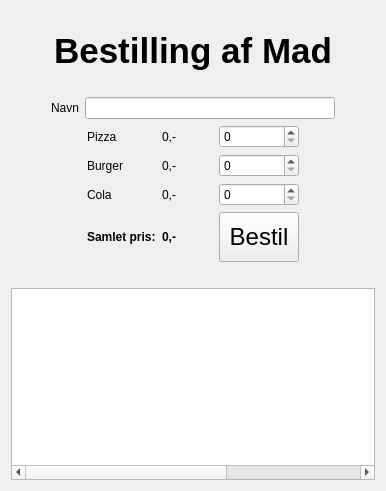
      <widget class="QWidget" name="pgMad">
       <layout class="QGridLayout" name="gridLayout_7">
        <item row="3" column="0">
         <spacer name="verticalSpacer_10">
          <property name="orientation">
           <enum>Qt::Vertical</enum>
          </property>
          <property name="sizeType">
           <enum>QSizePolicy::Fixed</enum>
          </property>
          <property name="sizeHint" stdset="0">
           <size>
            <width>20</width>
            <height>20</height>
           </size>
          </property>
         </spacer>
        </item>
        <item row="1" column="0">
         <spacer name="verticalSpacer_9">
          <property name="orientation">
           <enum>Qt::Vertical</enum>
          </property>
          <property name="sizeType">
           <enum>QSizePolicy::Fixed</enum>
          </property>
          <property name="sizeHint" stdset="0">
           <size>
            <width>20</width>
            <height>20</height>
           </size>
          </property>
         </spacer>
        </item>
        <item row="2" column="0">
         <widget class="QLabel" name="label_7">
          <property name="font">
           <font>
            <pointsize>26</pointsize>
            <weight>75</weight>
            <bold>true</bold>
           </font>
          </property>
          <property name="text">
           <string>Bestilling af Mad</string>
          </property>
          <property name="alignment">
           <set>Qt::AlignCenter</set>
          </property>
         </widget>
        </item>
        <item row="4" column="0">
         <layout class="QHBoxLayout" name="horizontalLayout_5" stretch="0,0,0,0">
          <property name="topMargin">
           <number>0</number>
          </property>
          <item>
           <spacer name="horizontalSpacer_15">
            <property name="orientation">
             <enum>Qt::Horizontal</enum>
            </property>
            <property name="sizeHint" stdset="0">
             <size>
              <width>40</width>
              <height>20</height>
             </size>
            </property>
           </spacer>
          </item>
          <item>
           <widget class="QLabel" name="label_16">
            <property name="text">
             <string>Navn</string>
            </property>
           </widget>
          </item>
          <item>
           <widget class="QLineEdit" name="txtNameMad">
            <property name="sizePolicy">
             <sizepolicy hsizetype="Fixed" vsizetype="Fixed">
              <horstretch>0</horstretch>
              <verstretch>0</verstretch>
             </sizepolicy>
            </property>
            <property name="minimumSize">
             <size>
              <width>250</width>
              <height>0</height>
             </size>
            </property>
           </widget>
          </item>
          <item>
           <spacer name="horizontalSpacer_12">
            <property name="orientation">
             <enum>Qt::Horizontal</enum>
            </property>
            <property name="sizeHint" stdset="0">
             <size>
              <width>40</width>
              <height>20</height>
             </size>
            </property>
           </spacer>
          </item>
         </layout>
        </item>
        <item row="7" column="0">
         <widget class="QTableWidget" name="tblMad">
          <attribute name="horizontalHeaderVisible">
           <bool>false</bool>
          </attribute>
          <attribute name="verticalHeaderVisible">
           <bool>false</bool>
          </attribute>
          <column>
           <property name="text">
            <string>Navn</string>
           </property>
          </column>
          <column>
           <property name="text">
            <string>Pizza</string>
           </property>
          </column>
          <column>
           <property name="text">
            <string>Burger</string>
           </property>
          </column>
          <column>
           <property name="text">
            <string>Cola</string>
           </property>
          </column>
          <column>
           <property name="text">
            <string>Pris</string>
           </property>
          </column>
         </widget>
        </item>
        <item row="5" column="0">
         <layout class="QGridLayout" name="gridLayout_6" rowstretch="0,0,0,0" columnstretch="3,2,2,2,3">
          <property name="topMargin">
           <number>0</number>
          </property>
          <item row="1" column="1">
           <widget class="QLabel" name="label_18">
            <property name="text">
             <string>Burger</string>
            </property>
           </widget>
          </item>
          <item row="3" column="1">
           <widget class="QLabel" name="label_20">
            <property name="font">
             <font>
              <weight>75</weight>
              <bold>true</bold>
             </font>
            </property>
            <property name="text">
             <string>Samlet pris:</string>
            </property>
           </widget>
          </item>
          <item row="0" column="2">
           <widget class="QLabel" name="lblPizza">
            <property name="text">
             <string>0,-</string>
            </property>
           </widget>
          </item>
          <item row="1" column="3">
           <widget class="QSpinBox" name="spinBurger">
            <property name="maximum">
             <number>20</number>
            </property>
           </widget>
          </item>
          <item row="2" column="1">
           <widget class="QLabel" name="label_19">
            <property name="text">
             <string>Cola</string>
            </property>
           </widget>
          </item>
          <item row="0" column="1">
           <widget class="QLabel" name="label_17">
            <property name="text">
             <string>Pizza</string>
            </property>
           </widget>
          </item>
          <item row="1" column="2">
           <widget class="QLabel" name="lblBurger">
            <property name="text">
             <string>0,-</string>
            </property>
           </widget>
          </item>
          <item row="2" column="2">
           <widget class="QLabel" name="lblCola">
            <property name="text">
             <string>0,-</string>
            </property>
           </widget>
          </item>
          <item row="3" column="2">
           <widget class="QLabel" name="lblSamlet">
            <property name="font">
             <font>
              <weight>75</weight>
              <bold>true</bold>
             </font>
            </property>
            <property name="text">
             <string>0,-</string>
            </property>
           </widget>
          </item>
          <item row="0" column="3">
           <widget class="QSpinBox" name="spinPizza">
            <property name="maximum">
             <number>20</number>
            </property>
           </widget>
          </item>
          <item row="2" column="3">
           <widget class="QSpinBox" name="spinCola">
            <property name="maximum">
             <number>20</number>
            </property>
           </widget>
          </item>
          <item row="0" column="4">
           <spacer name="horizontalSpacer_13">
            <property name="orientation">
             <enum>Qt::Horizontal</enum>
            </property>
            <property name="sizeHint" stdset="0">
             <size>
              <width>40</width>
              <height>20</height>
             </size>
            </property>
           </spacer>
          </item>
          <item row="0" column="0">
           <spacer name="horizontalSpacer_14">
            <property name="orientation">
             <enum>Qt::Horizontal</enum>
            </property>
            <property name="sizeHint" stdset="0">
             <size>
              <width>40</width>
              <height>20</height>
             </size>
            </property>
           </spacer>
          </item>
          <item row="3" column="3">
           <widget class="QPushButton" name="btnBestilMad">
            <property name="minimumSize">
             <size>
              <width>0</width>
              <height>50</height>
             </size>
            </property>
            <property name="font">
             <font>
              <pointsize>18</pointsize>
             </font>
            </property>
            <property name="text">
             <string>Bestil</string>
            </property>
           </widget>
          </item>
         </layout>
        </item>
        <item row="6" column="0">
         <spacer name="verticalSpacer_11">
          <property name="orientation">
           <enum>Qt::Vertical</enum>
          </property>
          <property name="sizeType">
           <enum>QSizePolicy::Fixed</enum>
          </property>
          <property name="sizeHint" stdset="0">
           <size>
            <width>20</width>
            <height>20</height>
           </size>
          </property>
         </spacer>
        </item>
       </layout>
      </widget>
